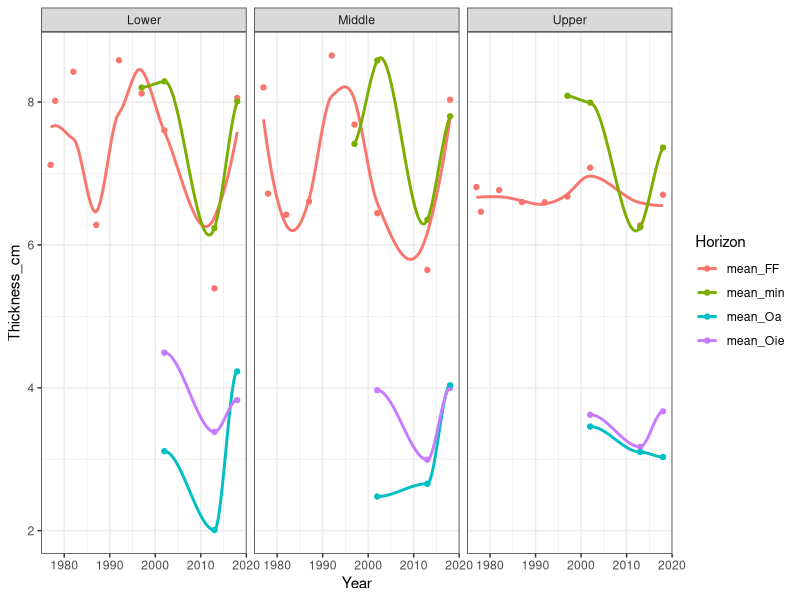
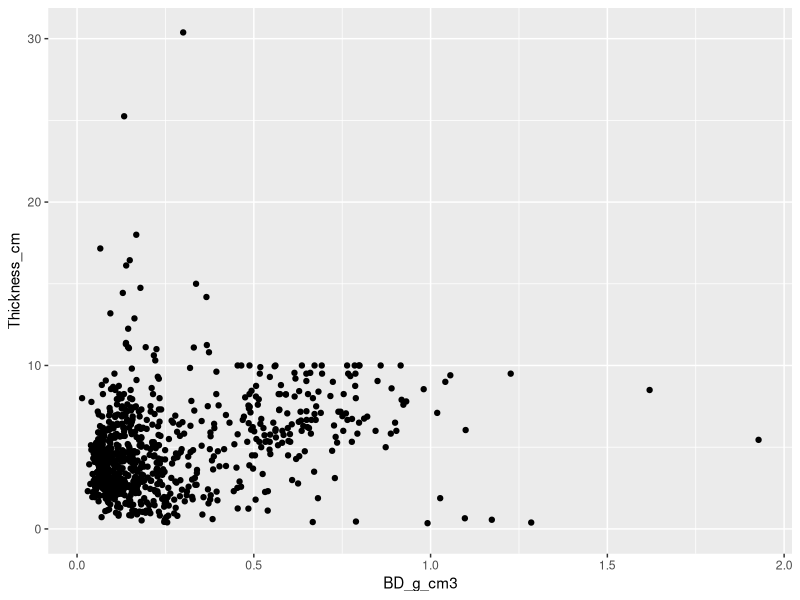
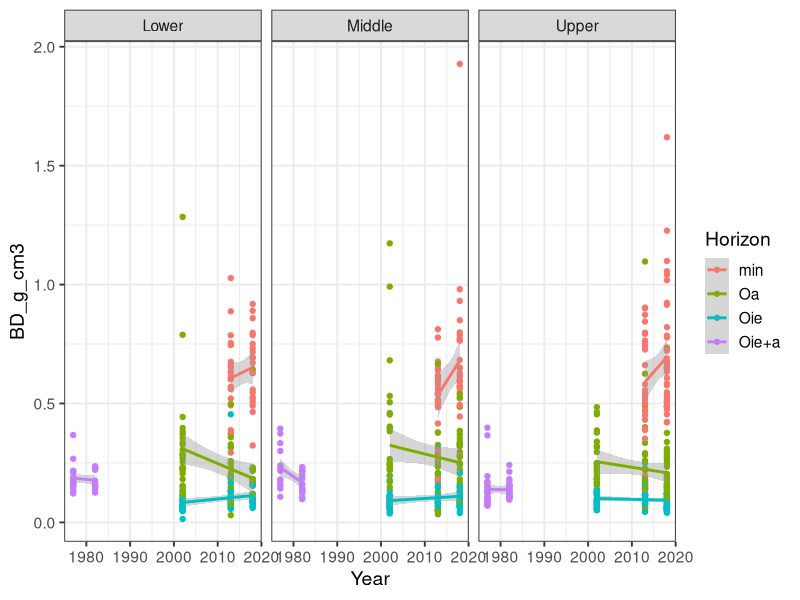
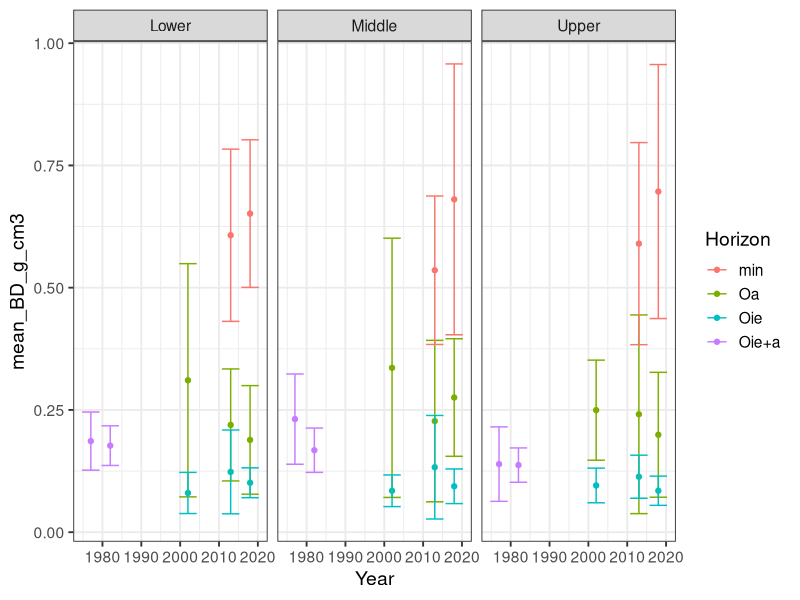
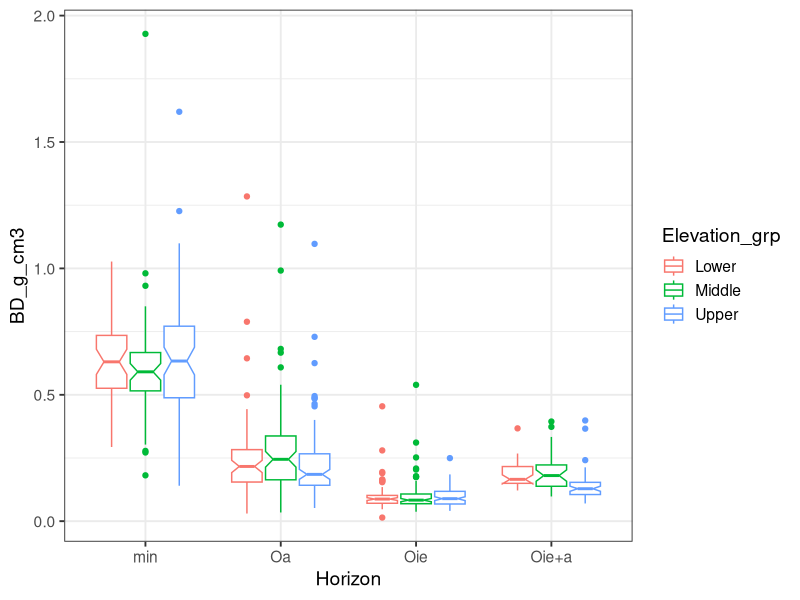
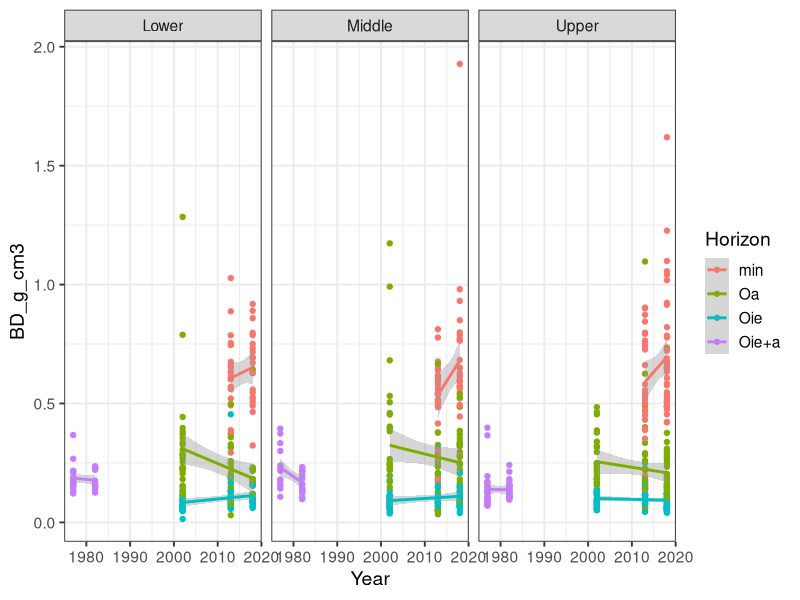
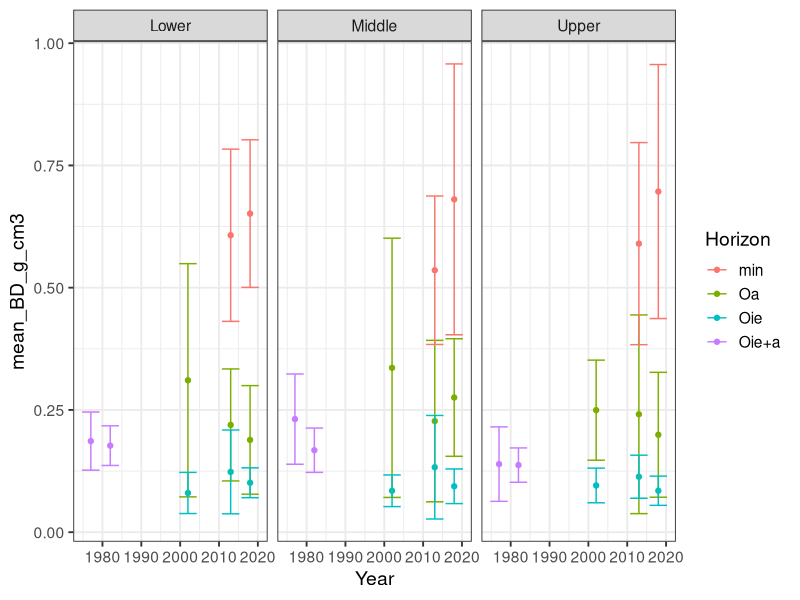

Here is the R script that generated these plots, in order:
## Hubbard Brook archived soil samples project ##
## Calculate bulk density for WS6 ##
## Sophie von Fromm ##
## 2024-07-31 ##

# https://portal.edirepository.org/nis/metadataviewer?packageid=knb-lter-hbr.172.4

library(tidyverse)

## Grid and elevation data
# Load elevation data
grid_elevation <- read_csv("./Data/Grid_Elevation_WS6.csv") %>% 
  dplyr::select(Plot, Elevation_grp)

## Soil mass 
# Load soil mass data
soil_mass <- read_csv("./Data/MassChemistryOrganicHorizonMineralSoil_WS6_1976_present/HubbardBrook_ForestFloor_SoilMass_W6.csv") %>% 
  dplyr::select(-Watershed)
head(soil_mass)

#Merge duplicate sample in year 2013 at plot 156
soil_2013_156 <- soil_mass %>% 
  filter(grepl("2013-6-156", Sample_ID)) %>% 
  group_by(Horizon) %>% 
  summarise(across(OM_TM:OM_LOI, mean))

soil_2013_156$Plot <- 156
soil_2013_156$Year <- 2013

soil_mass_red <- soil_mass %>% 
  # remove duplicate samples
  filter(!grepl("2013-6-156", Sample_ID)) %>% 
  dplyr::select(-Sample_ID) %>% 
  # add averaged values for duplicate sample
  rbind(soil_2013_156) %>% 
  tibble()

## Soil thickness
# Load soil thickness data
soil_thickness <- read_csv("./Data/MassChemistryOrganicHorizonMineralSoil_WS6_1976_present/HubbardBrook_ForestFloor_SiteInfo_W6.csv")
head(soil_thickness)

#Merge duplicate sample in year 2018 at plot 36
soil_2018_36 <- soil_thickness %>% 
  filter(Plot == 36.1| Plot == 36.2) %>% 
  dplyr::select(-c(E_Code:Sp_3)) %>% 
  mutate(across(FF_Thickness1:Core_4, ~na_if(., -9999.9))) %>% 
  summarise(across(Year:Core_4, mean))

soil_2018_36$Plot <- 36

# Replace -9999 with NA and join with elevation data
soil_thickness_NA <- soil_thickness %>% 
  # remove duplicate samples
  filter(Plot != 36.1, Plot != 36.2) %>% 
  mutate(across(FF_Thickness1:Core_4, ~na_if(., -9999.9))) %>% 
  dplyr::select(-c(E_Code:Sp_3)) %>%
  # add averaged values for duplicate sample
  rbind(soil_2018_36) %>% 
  #filter for year with measurements
  filter(Year > 1976) %>% 
  left_join(grid_elevation, by = "Plot")

soil_thickness_NA %>% 
  count(Elevation_grp)

soil_thick_sum <- soil_thickness_NA %>% 
  mutate(Oa_Thickness1 = FF_Thickness1 - Oie_Thickness1,
         Oa_Thickness2 = FF_Thickness2 - Oie_Thickness2,
         Oa_Thickness3 = FF_Thickness3 - Oie_Thickness3,
         Oa_Thickness4 = FF_Thickness4 - Oie_Thickness4,
         Oa_Thickness5 = FF_Thickness5 - Oie_Thickness5,
         Oa_Thickness6 = FF_Thickness6 - Oie_Thickness6,
         Oa_Thickness7 = FF_Thickness7 - Oie_Thickness7,
         Oa_Thickness8 = FF_Thickness8 - Oie_Thickness8,) %>% 
  rowwise() %>% 
  summarise(Year = Year,
            Plot = Plot,
            Elevation_grp = Elevation_grp,
            FF_thickness = mean(c(FF_Thickness1, FF_Thickness2, FF_Thickness3, 
                                  FF_Thickness4, FF_Thickness5, FF_Thickness6, 
                                  FF_Thickness7, FF_Thickness8), na.rm = TRUE),
            Oie_thickness = mean(c(Oie_Thickness1, Oie_Thickness2, Oie_Thickness3, 
                                   Oie_Thickness4, Oie_Thickness5, Oie_Thickness6, 
                                   Oie_Thickness7, Oie_Thickness8), na.rm = TRUE),
            Oa_thickness = mean(c(Oa_Thickness1, Oa_Thickness2, Oa_Thickness3, 
                                  Oa_Thickness4, Oa_Thickness5, Oa_Thickness6, 
                                  Oa_Thickness7, Oa_Thickness8), na.rm = TRUE),
            Min_thickness = mean(c(Core_1, Core_2, Core_3, Core_4), na.rm = TRUE)) 

soil_thick_sum %>% 
  group_by(Year, Elevation_grp) %>% 
  summarise(mean_FF = mean(FF_thickness, na.rm = TRUE),
            mean_Oie = mean(Oie_thickness, na.rm = TRUE),
            mean_Oa = mean(Oa_thickness, na.rm = TRUE),
            mean_min = mean(Min_thickness, na.rm = TRUE)) %>% 
  pivot_longer(!c(Year, Elevation_grp), names_to = "Horizon", values_to = "Thickness_cm") %>% 
  ggplot(aes(x = Year, y = Thickness_cm, color = Horizon)) +
  geom_point() +
  geom_smooth(se = FALSE) +
  facet_wrap(~Elevation_grp) +
  theme_bw()

## Merge thickness and mass data to calculate BD
soil_BD <- soil_thick_sum %>% 
  pivot_longer(!c(Year, Elevation_grp, Plot), names_to = "Horizon", values_to = "Thickness_cm") %>% 
  mutate(Thickness_cm = round(Thickness_cm, 2)) %>% 
  # set thickness values below 0.1 cm to 0
  mutate(Thickness_cm = case_when(
    Thickness_cm < 0.1 ~ 0,
    TRUE ~ Thickness_cm
  )) %>%
  mutate(Horizon = case_when(
    Horizon == "FF_thickness" ~ "Oie+a",
    Horizon == "Oie_thickness" ~ "Oie",
    Horizon == "Oa_thickness" ~ "Oa",
    Horizon == "Min_thickness" ~ "min",
  )) %>% 
  left_join(soil_mass_red, by = c("Year", "Plot", "Horizon")) %>% 
  #OM_TM: convert from kg/m2 in g/cm2
  mutate(BD_g_cm3 = (OM_TM * 0.1) / Thickness_cm) %>% 
  # Replace Inf values with NA
  mutate(BD_g_cm3 = na_if(BD_g_cm3, Inf))

summary(soil_BD$BD_g_cm3)

soil_BD %>% 
  ggplot(aes(x = BD_g_cm3, y = Thickness_cm)) +
  geom_point()

soil_BD %>% 
  drop_na(BD_g_cm3) %>% 
  ggplot(aes(x = Year, y = BD_g_cm3, color = Horizon)) +
  geom_point() +
  facet_wrap(~Elevation_grp) +
  theme_bw(base_size = 14) +
  geom_smooth(method = "lm")
ggsave(file = paste0("./Output/HBEF_BD_estimates_WS6_all_samples_", Sys.Date(),
                     ".jpeg"), width = 12, height = 6)

soil_BD %>% 
  group_by(Year, Horizon, Elevation_grp) %>% 
  reframe(mean_BD_g_cm3 = mean(BD_g_cm3, na.rm = TRUE),
          sd_BD_g_cm3 = sd(BD_g_cm3, na.rm = TRUE)) %>% 
  drop_na(mean_BD_g_cm3) %>% 
  ggplot(aes(x = Year, y = mean_BD_g_cm3, color = Horizon)) +
  geom_point() +
  geom_errorbar(aes(ymin = mean_BD_g_cm3 - sd_BD_g_cm3,
                    ymax = mean_BD_g_cm3 + sd_BD_g_cm3)) +
  facet_wrap(~Elevation_grp) +
  theme_bw(base_size = 14)
ggsave(file = paste0("./Output/HBEF_BD_estimates_WS6_averaged_", Sys.Date(),
                     ".jpeg"), width = 12, height = 6)

soil_BD %>% 
  ggplot(aes(x = Horizon, y = BD_g_cm3, color = Elevation_grp)) +
  geom_boxplot(notch = TRUE) +
  theme_bw(base_size = 14)

## Calculate averaged BD values for later use
# After visual inspection, calculate averaged values for each horizon
soil_BD_avg <- soil_BD %>% 
  group_by(Horizon) %>% 
  reframe(mean_BD_g_cm3 = mean(BD_g_cm3, na.rm = TRUE),
          sd_BD_g_cm3 = sd(BD_g_cm3, na.rm = TRUE)) %>% 
  #remove Oie+a for which we don't have samples
  filter(Horizon != "Oie+a")

# Save file 
write_csv(x = soil_BD_avg, file = "./Data/soil_BD_avg_WS6.csv")
  
